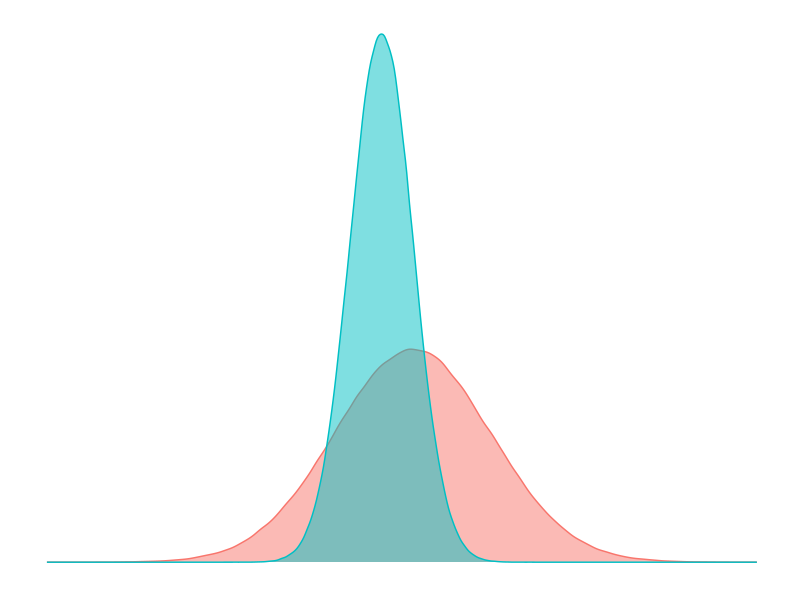

The R source for this figure:
## ---- chunk 1



x1 <- rnorm(1000000, mean=20, sd=5)
x2 <- rnorm(1000000, mean=18, sd=2)

val <- c(x1,x2)
co <- as.factor(rep(c(1,2), each=1000000))

dat <- data.frame( val, co)

require(ggplot2)

ggplot(dat, aes( val, fill=co, colour = co)) + geom_density(alpha=0.5, show.legend = FALSE) + 
  
  theme_minimal()                               +
  
  theme(axis.title.y=element_blank(),
        axis.text.y=element_blank(),
        axis.ticks.y=element_blank(),            
        axis.title.x=element_blank(),
        axis.text.x=element_blank(),
        axis.ticks.x=element_blank(),
        panel.grid.major = element_blank(),  
        panel.grid.minor = element_blank()
        
        )
  

